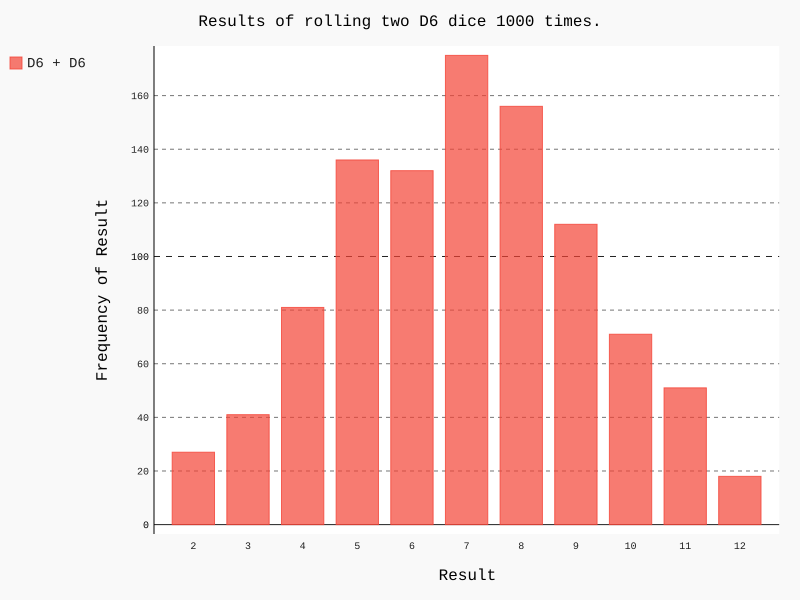

The Python source for this figure:
import pygal
from die import Die


# Create two D6 dice.
die_1 = Die()
die_2 = Die()

# Make some rolls, and store results in a list.
results = []
for roll_num in range(1000):
    result = die_1.roll() + die_2.roll()
    results.append(result)

# Analyze the results.
frequencies = []
max_result = die_1.num_sides + die_2.num_sides
for value in range(2, max_result+1):
    frequency = results.count(value)
    frequencies.append(frequency)

# Visualize the results.
hist = pygal.Bar()

hist.title = "Results of rolling two D6 dice 1000 times."
hist.x_labels = list(map(str, range(2, 13)))
hist.x_title = "Result"
hist.y_title = "Frequency of Result"

hist.add('D6 + D6', frequencies)
hist.render_to_file('dice_visual.svg')

print(frequencies)
